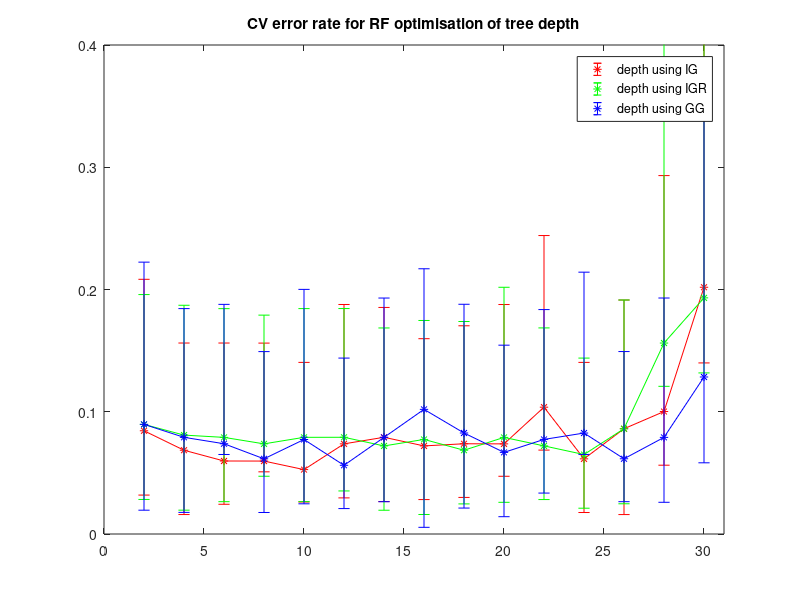
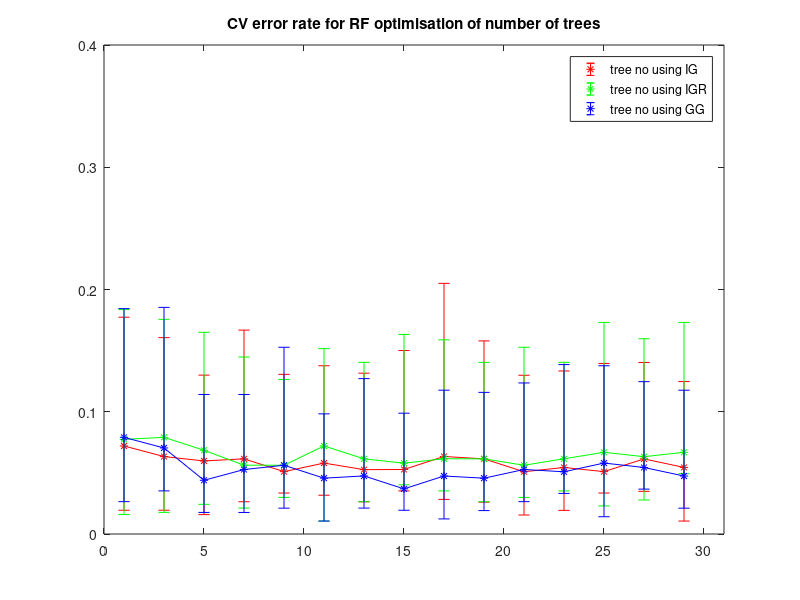

Here is the MATLAB script that generated these plots, in order:
function [] = expPlots()
% 
% dt is 2:3
% rf is 2:2
% mlo is 1:1

errDTDBreastIG =[
    0.1239    0.1053    0.0702    0.0526    0.0702
    0.0708    0.0526    0.0877    0.0789    0.0526
    0.0354    0.0965    0.0526    0.0439    0.0702
    0.0088    0.0439    0.0877    0.0965    0.0614
    0.0265    0.0351    0.0439    0.0877    0.0702
    0.0442    0.0526    0.0877    0.1140    0.0702
    0.1062    0.0526    0.0877    0.0789    0.0702
    0.0708    0.0439    0.0877    0.0702    0.0877
    0.0796    0.0614    0.0439    0.0877    0.0965
    0.0265    0.0702    0.0877    0.0702    0.1140
    0.1327    0.0877    0.0351    0.1404    0.1228
    0.0442    0.0702    0.0789    0.0439    0.0702
    0.0708    0.0789    0.1053    0.0702    0.1053
    0.0885    0.0702    0.1930    0.0439    0.1053
    0.0619    0.0965    0.0877    0.1754    0.5877];

plotDTIG(:,1) = min(errDTDBreastIG');
plotDTIG(:,2) = mean(errDTDBreastIG,2);
plotDTIG(:,3) = max(errDTDBreastIG');

errDTDBreastIGR =[
    0.1062    0.0965    0.0789    0.0614    0.1053
    0.1062    0.0614    0.0702    0.0965    0.0702
    0.0619    0.0526    0.0965    0.0789    0.1053
    0.0265    0.0702    0.1053    0.0702    0.0965
    0.0796    0.0614    0.0965    0.1053    0.0526
    0.0973    0.0789    0.0439    0.0702    0.1053
    0.0708    0.0789    0.0965    0.0526    0.0614
    0.0973    0.0614    0.0614    0.0965    0.0702
    0.0531    0.0789    0.0439    0.1053    0.0614
    0.0531    0.0789    0.0789    0.1228    0.0614
    0.0796    0.0439    0.0702    0.0965    0.0702
    0.0531    0.0702    0.0439    0.0789    0.0789
    0.0885    0.0877    0.0877    0.1053    0.0614
    0.0354    0.1053    0.0789    0.0614    0.5000
    0.1062    0.2456    0.4561    0.0614    0.0965];

plotDTIGR(:,1) = min(errDTDBreastIGR');
plotDTIGR(:,2) = mean(errDTDBreastIGR,2);
plotDTIGR(:,3) = max(errDTDBreastIGR');

errDTDBreastGG =[
    0.1327    0.0877    0.0702    0.0789    0.0789
    0.0708    0.0877    0.0702    0.0614    0.1053
    0.0973    0.0702    0.0789    0.1140    0.0088
    0.0531    0.0526    0.0702    0.0439    0.0877
    0.0796    0.0526    0.0789    0.1228    0.0526
    0.0354    0.0614    0.0877    0.0526    0.0439
    0.0531    0.1140    0.0526    0.0965    0.0789
    0.1150    0.0965    0.0965    0.1053    0.0965
    0.0973    0.0702    0.0614    0.1053    0.0789
    0.0531    0.0702    0.0702    0.0877    0.0526
    0.1062    0.0789    0.0439    0.0702    0.0877
    0.0796    0.1316    0.1053    0.0789    0.0175
    0.0708    0.0877    0.0351    0.0439    0.0702
    0.0531    0.0614    0.0702    0.1140    0.0965
    0.2124    0.0877    0.1930    0.0702    0.0789];

plotDTGG(:,1) = min(errDTDBreastGG');
plotDTGG(:,2) = mean(errDTDBreastGG,2);
plotDTGG(:,3) = max(errDTDBreastGG');


errRFTNBreastIG =[   
    0.0619    0.0789    0.0614    0.1053    0.0526
    0.0973    0.0439    0.0439    0.0702    0.0614
    0.0619    0.0614    0.0702    0.0439    0.0614
    0.0442    0.0614    0.0351    0.1053    0.0614
    0.0796    0.0175    0.0614    0.0702    0.0263
    0.0796    0.0789    0.0702    0.0263    0.0351
    0.0265    0.0789    0.0789    0.0526    0.0263
    0.0973    0.0263    0.0789    0.0175    0.0439
    0.1416    0.0439    0.0526    0.0351    0.0439
    0.0354    0.0526    0.0965    0.0526    0.0702
    0.0354    0.0789    0.0439    0.0526    0.0439
    0.0354    0.0526    0.0702    0.0789    0.0351
    0.0885    0.0175    0.0439    0.0526    0.0526
    0.0265    0.0526    0.0789    0.0702    0.0789
    0.0531    0.0526    0.0526    0.0439    0.0702];

plotRFIG(:,1) = min(errRFTNBreastIG');
plotRFIG(:,2) = mean(errRFTNBreastIG,2);
plotRFIG(:,3) = max(errRFTNBreastIG');

errRFTNBreastIGR =[   
    0.1062    0.0614    0.0702    0.0789    0.0702
    0.0796    0.0965    0.0702    0.0877    0.0614
    0.0442    0.0614    0.0614    0.0965    0.0789
    0.0885    0.0614    0.0614    0.0351    0.0351
    0.0619    0.0263    0.0702    0.0526    0.0702
    0.0796    0.0789    0.0614    0.0789    0.0614
    0.0619    0.0351    0.0614    0.0702    0.0789
    0.0177    0.0526    0.1053    0.0263    0.0877
    0.0973    0.0965    0.0263    0.0351    0.0526
    0.0531    0.0789    0.0789    0.0614    0.0351
    0.0531    0.0263    0.0702    0.0965    0.0351
    0.0708    0.0614    0.0702    0.0789    0.0263
    0.1062    0.0614    0.0526    0.0439    0.0702
    0.0354    0.0439    0.0439    0.0965    0.0965
    0.1062    0.0439    0.0702    0.0175    0.0965];

plotRFIGR(:,1) = min(errRFTNBreastIGR');
plotRFIGR(:,2) = mean(errRFTNBreastIGR,2);
plotRFIGR(:,3) = max(errRFTNBreastIGR');

errRFTNBreastGG =[   
    0.0708    0.1053    0.0877    0.0789    0.0526
    0.1150    0.0526    0.0439    0.1053    0.0351
    0.0442    0.0351    0.0263    0.0439    0.0702
    0.0531    0.0614    0.0351    0.0526    0.0614
    0.0531    0.0351    0.0439    0.0965    0.0526
    0.0442    0.0351    0.0526    0.0439    0.0526
    0.0796    0.0263    0.0439    0.0351    0.0526
    0.0619    0.0175    0.0263    0.0175    0.0614
    0.0354    0.0351    0.0702    0.0526    0.0439
    0.0265    0.0351    0.0439    0.0702    0.0526
    0.0708    0.0351    0.0263    0.0614    0.0702
    0.0177    0.0526    0.0877    0.0702    0.0263
    0.0796    0.0614    0.0439    0.0439    0.0614
    0.0177    0.0702    0.0614    0.0702    0.0526
    0.0354    0.0263    0.0702    0.0526    0.0526];

plotRFGG(:,1) = min(errRFTNBreastGG');
plotRFGG(:,2) = mean(errRFTNBreastGG,2);
plotRFGG(:,3) = max(errRFTNBreastGG');

figure 
errorbar((2:2:30),plotDTIG(:,2),plotDTIG(:,1),plotDTIG(:,3),'-*r')
hold on
errorbar((2:2:30),plotDTIGR(:,2),plotDTIGR(:,1),plotDTIGR(:,3),'-*g')
hold on
errorbar((2:2:30),plotDTGG(:,2),plotDTGG(:,1),plotDTGG(:,3),'-*b')
axis([0,31,0,0.4]),title('CV error rate for RF optimisation of tree depth'),legend('depth using IG', 'depth using IGR','depth using GG')
figure
errorbar((1:2:30),plotRFIG(:,2),plotRFIG(:,1),plotRFIG(:,3),'-*r')
hold on
errorbar((1:2:30),plotRFIGR(:,2),plotRFIGR(:,1),plotRFIGR(:,3),'-*g')
hold on
errorbar((1:2:30),plotRFGG(:,2),plotRFGG(:,1),plotRFGG(:,3),'-*b')
axis([0,31,0,0.4]),title('CV error rate for RF optimisation of number of trees'),legend('tree no using IG', 'tree no using IGR','tree no using GG')


% cg =optSVM('breast.mat');
% 
% dataset = load('breast.mat');
% for j = 1:size(cg,1)
%     cvInd = cvpartition(dataset.labels,'k',5);
%     for i = 1:5
%         sprintf('cross validation index is %d ', i);
%         trainSet = dataset.data(cvInd.training(i),:);
%         trainLabels = dataset.labels(cvInd.training(i),1);
% 
%         testSet = dataset.data(cvInd.test(i),:);
%         testLabels = dataset.labels(cvInd.test(i),1);
% 
%         cmd = ['-t 2 -c ', num2str(cg(j,1)), ' -g ', num2str(cg(j,2))];
%         model = svm(cmd);
% 
%         model = model.train(trainSet,trainLabels);
%         err(j,i) = model.test(testSet,testLabels).err();
%     end
% end
% 
% plotSVM(:,1) = mean(err,2);
% plotSVM(:,2) = min(err');
% plotSVM(:,3) = max(err');
% 
% figure 
% errorbar((-5:15),plotSVM(:,1), plotSVM(:,2), plotSVM(:,3)),
% axis([-6,16,0,0.4]),title('CV error rate for SVM optimisation of the c ang gamma parameters')

% 
% errSVM =[
%     0.0563
%     0.0833
%     0.0845
%     0.0563
%     0.0563
%     0.0563
%     0.0563];
% 
%  errDTMLO =[
%     0.0423
%     0.0833
%     0.1127
%     0.0563
%     0.0845
%     0.0563
%     0.0647];
% 
%  errDTIG =[
%     0.0556
%     0.0986
%     0.0282
%     0.0845
%     0.0986
%     0.0563
%     0.0563];
% 
% errDTIGR =[
%     0.0986
%     0.0556
%     0.1127
%     0.0423
%     0.0704
%     0.0845
%     0.0845];
% 
% errDTGG =[
%     0.1127
%     0.0694
%     0.1268
%     0.0423
%     0.0845
%     0.1127
%     0.0563];
% 
%  errRFIG =[
%     0.0563
%     0.0278
%     0.1127
%     0.0282
%     0.0423
%     0.0563
%     0.0704];
% 
% errRFIGR =[
%     0.0563
%     0.0556
%     0.1408
%     0.0423
%     0.0563
%     0.0282
%     0.0423];
% 
% errRFGG =[
%     0.0141
%     0.0417
%     0.0563
%     0.0282
%     0.0704
%     0.0563
%     0.0282];
% 
% figure
% plot((1:7),errDTMLO, '-r*')
% hold on
% plot((1:7),errDTIG, '-b*')
% hold on 
% plot((1:7),errDTIGR, '-y*')
% hold on 
% plot((1:7),errDTGG, '-g*')
% axis([0,8,0,0.4]),title('CV error rates of the base ID3 algorith with the MLO implementation of a DT'),legend('DT MLO implementation', 'DT with IG','DT with IGR', 'DT with GG')
% 
% figure
% plot((1:7),errSVM, '-r*')
% hold on
% plot((1:7),errRFIG, '-b*')
% hold on 
% plot((1:7),errRFIGR, '-y*')
% hold on 
% plot((1:7),errRFGG, '-g*')
% axis([0,8,0,0.4]),title('Comparison of CV error rates between Random Forest ensemble and SVM'), legend('SVM', 'RF with IG','RF with IGR', 'RF with GG')
end